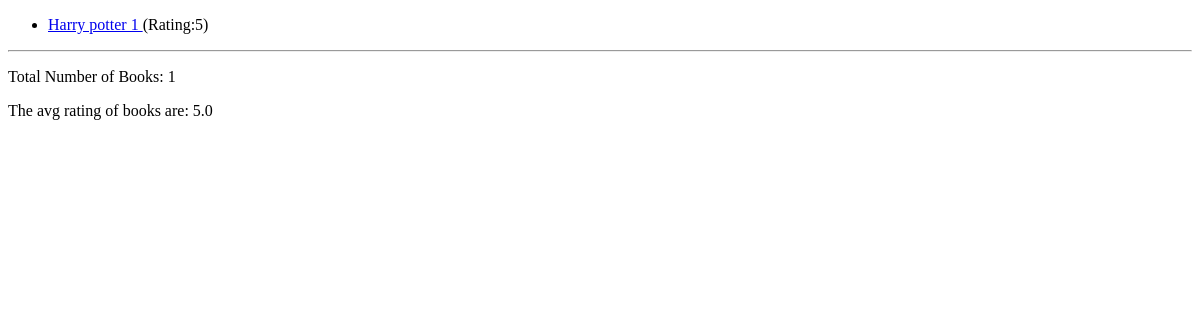
Before: / with the older database file.
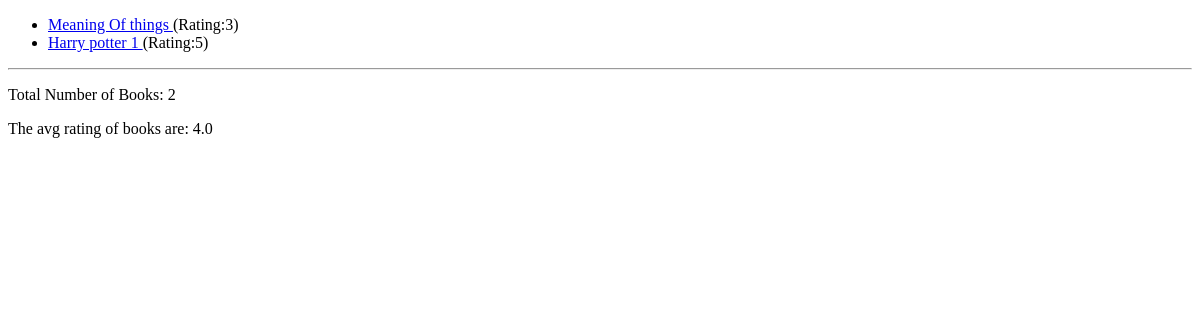
After: the same page with the newer database file.
### book_outlet/models.py (models this page shows, shortened)
class Book(models.Model):
    title = models.CharField(max_length=50)
    rating = models.IntegerField(
        validators=[MinValueValidator(1), MaxValueValidator(5)])
    author = models.ForeignKey(Author, on_delete=models.CASCADE, null=True, related_name="books")
    is_bestselling = models.BooleanField(default=False)
    slug = models.SlugField(default="", null=False,
                            db_index=True,)
    published_countries = models.ManyToManyField(Country)
    def get_absolute_url(self):
        return reverse("book-detail", args=[self.slug])

### book_outlet/views.py (the view)
# urls.py: path("", views.index),
def index(request):
    books = Book.objects.all().order_by("rating")
    number_books= books.count()
    avg_rating = books.aggregate(Avg("rating"))
    return render(request, "book_outlet/index.html", {
        "books": books,
        "total_number_of_books": number_books,
        "average_rating":avg_rating,
    })

### book_outlet/templates/book_outlet/index.html (shortened to what this page needs)
{% extends 'book_outlet/base.html' %}
{% block body %}
    <ul>
        {% for book in books %}
        <li>
            <a href= "{{ book.get_absolute_url }}">
            {{book.title}}
            </a>
            (Rating:{{book.rating}})
        </li>
        {% endfor %}
    </ul>
    <hr>
    <p>Total Number of Books: {{  total_number_of_books  }}</p>
    <p>The avg rating of books are: {{  average_rating.rating__avg  }}</p>
{% endblock body %}

### book_outlet/templates/book_outlet/base.html (shortened to what this page needs)
<!DOCTYPE html>
<html lang="en">
<head>
</head>
<body>
{% block body %}
{% endblock body %}
</body>
</html>

Changed rows visible on the page:
added Book: title "Meaning Of things", rating "3"
Other visible differences:
{{ total_number_of_books }}: "1" → "2"
{{ average_rating.rating__avg }}: "5.0" → "4.0"
